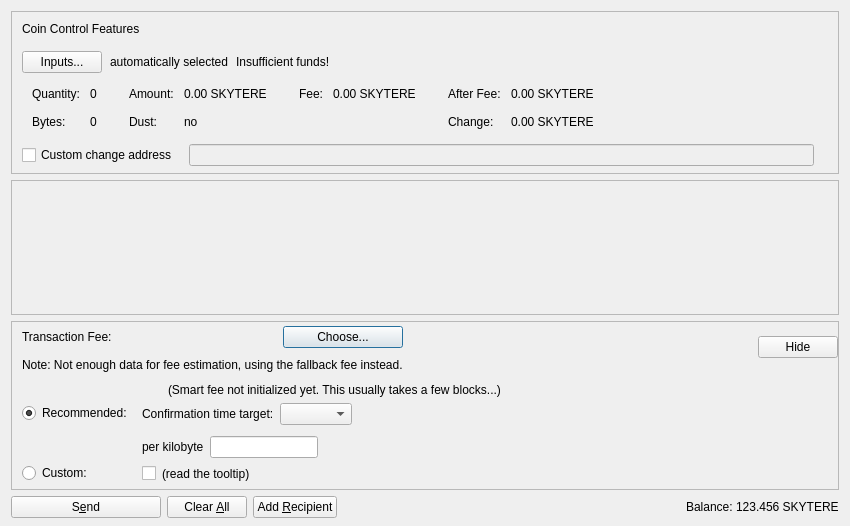
<?xml version="1.0" encoding="UTF-8"?>
<ui version="4.0">
 <class>SendCoinsDialog</class>
 <widget class="QDialog" name="SendCoinsDialog">
  <property name="geometry">
   <rect>
    <x>0</x>
    <y>0</y>
    <width>850</width>
    <height>526</height>
   </rect>
  </property>
  <property name="windowTitle">
   <string>Send Coins</string>
  </property>
  <layout class="QVBoxLayout" name="verticalLayout" stretch="0,1,0,0">
   <property name="bottomMargin">
    <number>8</number>
   </property>
   <item>
    <widget class="QFrame" name="frameCoinControl">
     <property name="sizePolicy">
      <sizepolicy hsizetype="Expanding" vsizetype="Expanding">
       <horstretch>0</horstretch>
       <verstretch>0</verstretch>
      </sizepolicy>
     </property>
     <property name="maximumSize">
      <size>
       <width>16777215</width>
       <height>16777215</height>
      </size>
     </property>
     <property name="frameShape">
      <enum>QFrame::StyledPanel</enum>
     </property>
     <property name="frameShadow">
      <enum>QFrame::Sunken</enum>
     </property>
     <layout class="QVBoxLayout" name="verticalLayoutCoinControl2">
      <property name="spacing">
       <number>0</number>
      </property>
      <property name="leftMargin">
       <number>0</number>
      </property>
      <property name="topMargin">
       <number>0</number>
      </property>
      <property name="rightMargin">
       <number>0</number>
      </property>
      <property name="bottomMargin">
       <number>6</number>
      </property>
      <item>
       <layout class="QVBoxLayout" name="verticalLayoutCoinControl" stretch="0,0,0,0,1">
        <property name="spacing">
         <number>0</number>
        </property>
        <property name="leftMargin">
         <number>10</number>
        </property>
        <property name="topMargin">
         <number>10</number>
        </property>
        <item>
         <layout class="QHBoxLayout" name="horizontalLayoutCoinControl1">
          <property name="bottomMargin">
           <number>15</number>
          </property>
          <item>
           <widget class="QLabel" name="labelCoinControlFeatures">
            <property name="sizePolicy">
             <sizepolicy hsizetype="Preferred" vsizetype="Maximum">
              <horstretch>0</horstretch>
              <verstretch>0</verstretch>
             </sizepolicy>
            </property>
            <property name="text">
             <string>Coin Control Features</string>
            </property>
           </widget>
          </item>
         </layout>
        </item>
        <item>
         <layout class="QHBoxLayout" name="horizontalLayoutCoinControl2" stretch="0,0,0,0">
          <property name="spacing">
           <number>8</number>
          </property>
          <property name="bottomMargin">
           <number>10</number>
          </property>
          <item>
           <widget class="QPushButton" name="pushButtonCoinControl">
            <property name="styleSheet">
             <string notr="true"/>
            </property>
            <property name="text">
             <string>Inputs...</string>
            </property>
            <property name="autoDefault">
             <bool>false</bool>
            </property>
           </widget>
          </item>
          <item>
           <widget class="QLabel" name="labelCoinControlAutomaticallySelected">
            <property name="text">
             <string>automatically selected</string>
            </property>
            <property name="margin">
             <number>5</number>
            </property>
           </widget>
          </item>
          <item>
           <widget class="QLabel" name="labelCoinControlInsuffFunds">
            <property name="text">
             <string>Insufficient funds!</string>
            </property>
            <property name="margin">
             <number>5</number>
            </property>
           </widget>
          </item>
          <item>
           <spacer name="horizontalSpacerCoinControl">
            <property name="orientation">
             <enum>Qt::Horizontal</enum>
            </property>
            <property name="sizeHint" stdset="0">
             <size>
              <width>40</width>
              <height>1</height>
             </size>
            </property>
           </spacer>
          </item>
         </layout>
        </item>
        <item>
         <widget class="QWidget" name="widgetCoinControl" native="true">
          <property name="sizePolicy">
           <sizepolicy hsizetype="Preferred" vsizetype="Preferred">
            <horstretch>0</horstretch>
            <verstretch>0</verstretch>
           </sizepolicy>
          </property>
          <property name="minimumSize">
           <size>
            <width>0</width>
            <height>0</height>
           </size>
          </property>
          <property name="styleSheet">
           <string notr="true"/>
          </property>
          <layout class="QHBoxLayout" name="horizontalLayoutCoinControl5">
           <property name="leftMargin">
            <number>0</number>
           </property>
           <property name="topMargin">
            <number>0</number>
           </property>
           <property name="rightMargin">
            <number>0</number>
           </property>
           <property name="bottomMargin">
            <number>0</number>
           </property>
           <item>
            <layout class="QHBoxLayout" name="horizontalLayoutCoinControl3" stretch="0,0,0,1">
             <property name="spacing">
              <number>20</number>
             </property>
             <property name="topMargin">
              <number>0</number>
             </property>
             <property name="bottomMargin">
              <number>10</number>
             </property>
             <item>
              <layout class="QFormLayout" name="formLayoutCoinControl1">
               <property name="horizontalSpacing">
                <number>10</number>
               </property>
               <property name="verticalSpacing">
                <number>14</number>
               </property>
               <property name="leftMargin">
                <number>10</number>
               </property>
               <property name="topMargin">
                <number>4</number>
               </property>
               <property name="rightMargin">
                <number>6</number>
               </property>
               <item row="0" column="0">
                <widget class="QLabel" name="labelCoinControlQuantityText">
                 <property name="text">
                  <string>Quantity:</string>
                 </property>
                 <property name="margin">
                  <number>0</number>
                 </property>
                </widget>
               </item>
               <item row="0" column="1">
                <widget class="QLabel" name="labelCoinControlQuantity">
                 <property name="cursor">
                  <cursorShape>IBeamCursor</cursorShape>
                 </property>
                 <property name="contextMenuPolicy">
                  <enum>Qt::ActionsContextMenu</enum>
                 </property>
                 <property name="text">
                  <string notr="true">0</string>
                 </property>
                 <property name="margin">
                  <number>0</number>
                 </property>
                 <property name="textInteractionFlags">
                  <set>Qt::LinksAccessibleByMouse|Qt::TextSelectableByKeyboard|Qt::TextSelectableByMouse</set>
                 </property>
                </widget>
               </item>
               <item row="1" column="0">
                <widget class="QLabel" name="labelCoinControlBytesText">
                 <property name="text">
                  <string>Bytes:</string>
                 </property>
                </widget>
               </item>
               <item row="1" column="1">
                <widget class="QLabel" name="labelCoinControlBytes">
                 <property name="cursor">
                  <cursorShape>IBeamCursor</cursorShape>
                 </property>
                 <property name="contextMenuPolicy">
                  <enum>Qt::ActionsContextMenu</enum>
                 </property>
                 <property name="text">
                  <string notr="true">0</string>
                 </property>
                 <property name="textInteractionFlags">
                  <set>Qt::LinksAccessibleByMouse|Qt::TextSelectableByKeyboard|Qt::TextSelectableByMouse</set>
                 </property>
                </widget>
               </item>
              </layout>
             </item>
             <item>
              <layout class="QFormLayout" name="formLayoutCoinControl2">
               <property name="horizontalSpacing">
                <number>10</number>
               </property>
               <property name="verticalSpacing">
                <number>14</number>
               </property>
               <property name="leftMargin">
                <number>6</number>
               </property>
               <property name="topMargin">
                <number>4</number>
               </property>
               <property name="rightMargin">
                <number>6</number>
               </property>
               <item row="0" column="0">
                <widget class="QLabel" name="labelCoinControlAmountText">
                 <property name="text">
                  <string>Amount:</string>
                 </property>
                 <property name="margin">
                  <number>0</number>
                 </property>
                </widget>
               </item>
               <item row="0" column="1">
                <widget class="QLabel" name="labelCoinControlAmount">
                 <property name="cursor">
                  <cursorShape>IBeamCursor</cursorShape>
                 </property>
                 <property name="contextMenuPolicy">
                  <enum>Qt::ActionsContextMenu</enum>
                 </property>
                 <property name="text">
                  <string notr="true">0.00 SKYTERE</string>
                 </property>
                 <property name="textInteractionFlags">
                  <set>Qt::LinksAccessibleByMouse|Qt::TextSelectableByKeyboard|Qt::TextSelectableByMouse</set>
                 </property>
                </widget>
               </item>
               <item row="1" column="0">
                <widget class="QLabel" name="labelCoinControlLowOutputText">
                 <property name="text">
                  <string>Dust:</string>
                 </property>
                </widget>
               </item>
               <item row="1" column="1">
                <widget class="QLabel" name="labelCoinControlLowOutput">
                 <property name="cursor">
                  <cursorShape>IBeamCursor</cursorShape>
                 </property>
                 <property name="contextMenuPolicy">
                  <enum>Qt::ActionsContextMenu</enum>
                 </property>
                 <property name="text">
                  <string notr="true">no</string>
                 </property>
                 <property name="textInteractionFlags">
                  <set>Qt::LinksAccessibleByMouse|Qt::TextSelectableByKeyboard|Qt::TextSelectableByMouse</set>
                 </property>
                </widget>
               </item>
              </layout>
             </item>
             <item>
              <layout class="QFormLayout" name="formLayoutCoinControl3">
               <property name="horizontalSpacing">
                <number>10</number>
               </property>
               <property name="verticalSpacing">
                <number>14</number>
               </property>
               <property name="leftMargin">
                <number>6</number>
               </property>
               <property name="topMargin">
                <number>4</number>
               </property>
               <property name="rightMargin">
                <number>6</number>
               </property>
               <item row="0" column="0">
                <widget class="QLabel" name="labelCoinControlFeeText">
                 <property name="text">
                  <string>Fee:</string>
                 </property>
                 <property name="margin">
                  <number>0</number>
                 </property>
                </widget>
               </item>
               <item row="0" column="1">
                <widget class="QLabel" name="labelCoinControlFee">
                 <property name="cursor">
                  <cursorShape>IBeamCursor</cursorShape>
                 </property>
                 <property name="contextMenuPolicy">
                  <enum>Qt::ActionsContextMenu</enum>
                 </property>
                 <property name="text">
                  <string notr="true">0.00 SKYTERE</string>
                 </property>
                 <property name="textInteractionFlags">
                  <set>Qt::LinksAccessibleByMouse|Qt::TextSelectableByKeyboard|Qt::TextSelectableByMouse</set>
                 </property>
                </widget>
               </item>
              </layout>
             </item>
             <item>
              <layout class="QFormLayout" name="formLayoutCoinControl4">
               <property name="horizontalSpacing">
                <number>10</number>
               </property>
               <property name="verticalSpacing">
                <number>14</number>
               </property>
               <property name="leftMargin">
                <number>6</number>
               </property>
               <property name="topMargin">
                <number>4</number>
               </property>
               <property name="rightMargin">
                <number>6</number>
               </property>
               <item row="0" column="0">
                <widget class="QLabel" name="labelCoinControlAfterFeeText">
                 <property name="text">
                  <string>After Fee:</string>
                 </property>
                 <property name="margin">
                  <number>0</number>
                 </property>
                </widget>
               </item>
               <item row="0" column="1">
                <widget class="QLabel" name="labelCoinControlAfterFee">
                 <property name="cursor">
                  <cursorShape>IBeamCursor</cursorShape>
                 </property>
                 <property name="contextMenuPolicy">
                  <enum>Qt::ActionsContextMenu</enum>
                 </property>
                 <property name="text">
                  <string notr="true">0.00 SKYTERE</string>
                 </property>
                 <property name="textInteractionFlags">
                  <set>Qt::LinksAccessibleByMouse|Qt::TextSelectableByKeyboard|Qt::TextSelectableByMouse</set>
                 </property>
                </widget>
               </item>
               <item row="1" column="0">
                <widget class="QLabel" name="labelCoinControlChangeText">
                 <property name="text">
                  <string>Change:</string>
                 </property>
                </widget>
               </item>
               <item row="1" column="1">
                <widget class="QLabel" name="labelCoinControlChange">
                 <property name="cursor">
                  <cursorShape>IBeamCursor</cursorShape>
                 </property>
                 <property name="contextMenuPolicy">
                  <enum>Qt::ActionsContextMenu</enum>
                 </property>
                 <property name="text">
                  <string notr="true">0.00 SKYTERE</string>
                 </property>
                 <property name="textInteractionFlags">
                  <set>Qt::LinksAccessibleByMouse|Qt::TextSelectableByKeyboard|Qt::TextSelectableByMouse</set>
                 </property>
                </widget>
               </item>
              </layout>
             </item>
            </layout>
           </item>
          </layout>
         </widget>
        </item>
        <item>
         <layout class="QHBoxLayout" name="horizontalLayoutCoinControl4" stretch="0,0,0">
          <property name="spacing">
           <number>12</number>
          </property>
          <property name="sizeConstraint">
           <enum>QLayout::SetDefaultConstraint</enum>
          </property>
          <property name="topMargin">
           <number>5</number>
          </property>
          <property name="rightMargin">
           <number>5</number>
          </property>
          <item>
           <widget class="QCheckBox" name="checkBoxCoinControlChange">
            <property name="toolTip">
             <string>If this is activated, but the change address is empty or invalid, change will be sent to a newly generated address.</string>
            </property>
            <property name="text">
             <string>Custom change address</string>
            </property>
           </widget>
          </item>
          <item>
           <widget class="QValidatedLineEdit" name="lineEditCoinControlChange">
            <property name="enabled">
             <bool>false</bool>
            </property>
            <property name="sizePolicy">
             <sizepolicy hsizetype="Expanding" vsizetype="Fixed">
              <horstretch>0</horstretch>
              <verstretch>0</verstretch>
             </sizepolicy>
            </property>
           </widget>
          </item>
          <item>
           <widget class="QLabel" name="labelCoinControlChangeLabel">
            <property name="sizePolicy">
             <sizepolicy hsizetype="Preferred" vsizetype="Expanding">
              <horstretch>0</horstretch>
              <verstretch>0</verstretch>
             </sizepolicy>
            </property>
            <property name="minimumSize">
             <size>
              <width>0</width>
              <height>0</height>
             </size>
            </property>
            <property name="text">
             <string/>
            </property>
            <property name="margin">
             <number>3</number>
            </property>
           </widget>
          </item>
         </layout>
        </item>
        <item>
         <spacer name="verticalSpacerCoinControl">
          <property name="orientation">
           <enum>Qt::Vertical</enum>
          </property>
          <property name="sizeHint" stdset="0">
           <size>
            <width>800</width>
            <height>1</height>
           </size>
          </property>
         </spacer>
        </item>
       </layout>
      </item>
     </layout>
    </widget>
   </item>
   <item>
    <widget class="QScrollArea" name="scrollArea">
     <property name="widgetResizable">
      <bool>true</bool>
     </property>
     <widget class="QWidget" name="scrollAreaWidgetContents">
      <property name="geometry">
       <rect>
        <x>0</x>
        <y>0</y>
        <width>830</width>
        <height>104</height>
       </rect>
      </property>
      <layout class="QVBoxLayout" name="verticalLayout_2" stretch="0,1">
       <property name="leftMargin">
        <number>0</number>
       </property>
       <property name="topMargin">
        <number>0</number>
       </property>
       <property name="rightMargin">
        <number>0</number>
       </property>
       <property name="bottomMargin">
        <number>0</number>
       </property>
       <item>
        <layout class="QVBoxLayout" name="entries">
         <property name="spacing">
          <number>6</number>
         </property>
        </layout>
       </item>
       <item>
        <spacer name="verticalSpacer">
         <property name="orientation">
          <enum>Qt::Vertical</enum>
         </property>
         <property name="sizeHint" stdset="0">
          <size>
           <width>20</width>
           <height>40</height>
          </size>
         </property>
        </spacer>
       </item>
      </layout>
     </widget>
    </widget>
   </item>
   <item>
    <widget class="QFrame" name="frameFee">
     <property name="sizePolicy">
      <sizepolicy hsizetype="Expanding" vsizetype="Expanding">
       <horstretch>0</horstretch>
       <verstretch>0</verstretch>
      </sizepolicy>
     </property>
     <property name="maximumSize">
      <size>
       <width>16777215</width>
       <height>16777215</height>
      </size>
     </property>
     <property name="frameShape">
      <enum>QFrame::StyledPanel</enum>
     </property>
     <property name="frameShadow">
      <enum>QFrame::Sunken</enum>
     </property>
     <layout class="QVBoxLayout" name="verticalLayoutFee1">
      <property name="spacing">
       <number>0</number>
      </property>
      <property name="leftMargin">
       <number>0</number>
      </property>
      <property name="topMargin">
       <number>0</number>
      </property>
      <property name="rightMargin">
       <number>0</number>
      </property>
      <property name="bottomMargin">
       <number>0</number>
      </property>
      <item>
       <layout class="QVBoxLayout" name="verticalLayoutFee2" stretch="0,0,0">
        <property name="spacing">
         <number>0</number>
        </property>
        <property name="leftMargin">
         <number>10</number>
        </property>
        <property name="topMargin">
         <number>0</number>
        </property>
        <item>
         <layout class="QHBoxLayout" name="horizontalLayoutFee1">
          <property name="bottomMargin">
           <number>0</number>
          </property>
          <item>
           <layout class="QVBoxLayout" name="verticalLayoutFee7">
            <property name="spacing">
             <number>0</number>
            </property>
            <item>
             <spacer name="verticalSpacerSmartFee">
              <property name="orientation">
               <enum>Qt::Vertical</enum>
              </property>
              <property name="sizeType">
               <enum>QSizePolicy::Fixed</enum>
              </property>
              <property name="sizeHint" stdset="0">
               <size>
                <width>1</width>
                <height>4</height>
               </size>
              </property>
             </spacer>
            </item>
            <item>
             <layout class="QHBoxLayout" name="horizontalLayoutSmartFee">
              <property name="spacing">
               <number>10</number>
              </property>
              <item>
               <widget class="QLabel" name="labelFeeHeadline">
                <property name="sizePolicy">
                 <sizepolicy hsizetype="Preferred" vsizetype="Maximum">
                  <horstretch>0</horstretch>
                  <verstretch>0</verstretch>
                 </sizepolicy>
                </property>
                <property name="text">
                 <string>Transaction Fee:</string>
                </property>
               </widget>
              </item>
              <item>
               <widget class="QLabel" name="labelFeeMinimized">
                <property name="text">
                 <string/>
                </property>
               </widget>
              </item>
              <item>
               <widget class="QPushButton" name="buttonChooseFee">
                <property name="text">
                 <string>Choose...</string>
                </property>
               </widget>
              </item>
             </layout>
            </item>
            <item>
             <spacer name="verticalSpacer_7">
              <property name="orientation">
               <enum>Qt::Vertical</enum>
              </property>
              <property name="sizeHint" stdset="0">
               <size>
                <width>1</width>
                <height>10</height>
               </size>
              </property>
             </spacer>
            </item>
            <item>
             <widget class="QLabel" name="fallbackFeeWarningLabel">
              <property name="toolTip">
               <string>Using the fallbackfee can result in sending a transaction that will take several hours or days (or never) to confirm. Consider choosing your fee manually or wait until you have validated the complete chain.</string>
              </property>
              <property name="text">
               <string>Note: Not enough data for fee estimation, using the fallback fee instead.</string>
              </property>
              <property name="wordWrap">
               <bool>false</bool>
              </property>
             </widget>
            </item>
            <item>
             <spacer name="verticalSpacer_5">
              <property name="orientation">
               <enum>Qt::Vertical</enum>
              </property>
              <property name="sizeHint" stdset="0">
               <size>
                <width>1</width>
                <height>1</height>
               </size>
              </property>
             </spacer>
            </item>
           </layout>
          </item>
          <item>
           <spacer name="horizontalSpacer_4">
            <property name="orientation">
             <enum>Qt::Horizontal</enum>
            </property>
            <property name="sizeHint" stdset="0">
             <size>
              <width>1</width>
              <height>1</height>
             </size>
            </property>
           </spacer>
          </item>
          <item>
           <widget class="QPushButton" name="buttonMinimizeFee">
            <property name="toolTip">
             <string>collapse fee-settings</string>
            </property>
            <property name="text">
             <string>Hide</string>
            </property>
           </widget>
          </item>
         </layout>
        </item>
        <item>
         <widget class="QFrame" name="frameFeeSelection">
          <layout class="QVBoxLayout" name="verticalLayoutFee12">
           <property name="spacing">
            <number>0</number>
           </property>
           <property name="leftMargin">
            <number>0</number>
           </property>
           <property name="topMargin">
            <number>0</number>
           </property>
           <property name="rightMargin">
            <number>0</number>
           </property>
           <property name="bottomMargin">
            <number>0</number>
           </property>
           <item>
            <layout class="QGridLayout" name="gridLayoutFee">
             <property name="topMargin">
              <number>10</number>
             </property>
             <property name="bottomMargin">
              <number>4</number>
             </property>
             <property name="horizontalSpacing">
              <number>10</number>
             </property>
             <property name="verticalSpacing">
              <number>4</number>
             </property>
             <item row="1" column="1">
              <layout class="QVBoxLayout" name="verticalLayoutFee8">
               <property name="spacing">
                <number>6</number>
               </property>
               <property name="topMargin">
                <number>3</number>
               </property>
               <item>
                <layout class="QHBoxLayout" name="horizontalLayoutFee13" stretch="0,0,1">
                 <item>
                  <widget class="QLabel" name="labelCustomPerKilobyte">
                   <property name="toolTip">
                    <string>If the custom fee is set to 1000 ruffs and the transaction is only 250 bytes, then &quot;per kilobyte&quot; only pays 250 ruffs in fee,&lt;br /&gt;while &quot;at least&quot; pays 1000 ruffs. For transactions bigger than a kilobyte both pay by kilobyte.</string>
                   </property>
                   <property name="text">
                    <string>per kilobyte</string>
                   </property>
                  </widget>
                 </item>
                 <item>
                  <widget class="BitcoinAmountField" name="customFee"/>
                 </item>
                 <item>
                  <spacer name="horizontalSpacer_6">
                   <property name="orientation">
                    <enum>Qt::Horizontal</enum>
                   </property>
                   <property name="sizeHint" stdset="0">
                    <size>
                     <width>1</width>
                     <height>1</height>
                    </size>
                   </property>
                  </spacer>
                 </item>
                </layout>
               </item>
               <item>
                <layout class="QHBoxLayout" name="horizontalLayoutFee8">
                 <item>
                  <widget class="QCheckBox" name="checkBoxMinimumFee">
                   <property name="toolTip">
                    <string>Paying only the minimum fee is just fine as long as there is less transaction volume than space in the blocks.&lt;br /&gt;But be aware that this can end up in a never confirming transaction once there is more demand for skytere transactions than the network can process.</string>
                   </property>
                   <property name="text">
                    <string/>
                   </property>
                  </widget>
                 </item>
                 <item>
                  <widget class="QLabel" name="labelMinFeeWarning">
                   <property name="enabled">
                    <bool>true</bool>
                   </property>
                   <property name="toolTip">
                    <string>Paying only the minimum fee is just fine as long as there is less transaction volume than space in the blocks.&lt;br /&gt;But be aware that this can end up in a never confirming transaction once there is more demand for skytere transactions than the network can process.</string>
                   </property>
                   <property name="text">
                    <string>(read the tooltip)</string>
                   </property>
                   <property name="margin">
                    <number>5</number>
                   </property>
                  </widget>
                 </item>
                 <item>
                  <spacer name="horizontalSpacer_2">
                   <property name="orientation">
                    <enum>Qt::Horizontal</enum>
                   </property>
                   <property name="sizeHint" stdset="0">
                    <size>
                     <width>1</width>
                     <height>1</height>
                    </size>
                   </property>
                  </spacer>
                 </item>
                </layout>
               </item>
              </layout>
             </item>
             <item row="0" column="0">
              <layout class="QVBoxLayout" name="verticalLayoutFee4" stretch="0,1">
               <property name="topMargin">
                <number>20</number>
               </property>
               <property name="bottomMargin">
                <number>3</number>
               </property>
               <item>
                <widget class="QRadioButton" name="radioSmartFee">
                 <property name="text">
                  <string>Recommended:</string>
                 </property>
                 <property name="checked">
                  <bool>true</bool>
                 </property>
                 <attribute name="buttonGroup">
                  <string notr="true">groupFee</string>
                 </attribute>
                </widget>
               </item>
               <item>
                <spacer name="verticalSpacer_2">
                 <property name="orientation">
                  <enum>Qt::Vertical</enum>
                 </property>
                 <property name="sizeHint" stdset="0">
                  <size>
                   <width>1</width>
                   <height>1</height>
                  </size>
                 </property>
                </spacer>
               </item>
              </layout>
             </item>
             <item row="1" column="0">
              <layout class="QVBoxLayout" name="verticalLayoutFee9" stretch="0,1">
               <property name="topMargin">
                <number>30</number>
               </property>
               <item>
                <widget class="QRadioButton" name="radioCustomFee">
                 <property name="text">
                  <string>Custom:</string>
                 </property>
                 <attribute name="buttonGroup">
                  <string notr="true">groupFee</string>
                 </attribute>
                </widget>
               </item>
               <item>
                <spacer name="verticalSpacer_6">
                 <property name="orientation">
                  <enum>Qt::Vertical</enum>
                 </property>
                 <property name="sizeHint" stdset="0">
                  <size>
                   <width>1</width>
                   <height>1</height>
                  </size>
                 </property>
                </spacer>
               </item>
              </layout>
             </item>
             <item row="0" column="1">
              <layout class="QVBoxLayout" name="verticalLayoutFee3" stretch="0,0,1">
               <property name="spacing">
                <number>6</number>
               </property>
               <property name="topMargin">
                <number>0</number>
               </property>
               <property name="bottomMargin">
                <number>3</number>
               </property>
               <item>
                <layout class="QHBoxLayout" name="horizontalLayoutFee12">
                 <item>
                  <widget class="QLabel" name="labelSmartFee">
                   <property name="text">
                    <string/>
                   </property>
                   <property name="margin">
                    <number>2</number>
                   </property>
                  </widget>
                 </item>
                 <item>
                  <widget class="QLabel" name="labelFeeEstimation">
                   <property name="text">
                    <string/>
                   </property>
                  </widget>
                 </item>
                 <item>
                  <widget class="QLabel" name="labelSmartFee2">
                   <property name="text">
                    <string>(Smart fee not initialized yet. This usually takes a few blocks...)</string>
                   </property>
                   <property name="margin">
                    <number>2</number>
                   </property>
                  </widget>
                 </item>
                 <item>
                  <spacer name="horizontalSpacer_5">
                   <property name="orientation">
                    <enum>Qt::Horizontal</enum>
                   </property>
                   <property name="sizeHint" stdset="0">
                    <size>
                     <width>1</width>
                     <height>1</height>
                    </size>
                   </property>
                  </spacer>
                 </item>
                </layout>
               </item>
               <item>
                <layout class="QHBoxLayout" name="horizontalLayoutFee9">
                 <item>
                  <layout class="QVBoxLayout" name="verticalLayoutFee6">
                   <item>
                    <widget class="QLabel" name="labelSmartFee3">
                     <property name="text">
                      <string>Confirmation time target:</string>
                     </property>
                     <property name="margin">
                      <number>2</number>
                     </property>
                    </widget>
                   </item>
                  </layout>
                 </item>
                 <item>
                  <layout class="QVBoxLayout" name="verticalLayoutFee5">
                   <property name="rightMargin">
                    <number>30</number>
                   </property>
                   <item>
                    <layout class="QHBoxLayout" name="horizontalLayoutConfTarget">
                     <property name="bottomMargin">
                      <number>0</number>
                     </property>
                     <item>
                      <widget class="QComboBox" name="confTargetSelector"/>
                     </item>
                     <item>
                      <spacer name="horizontalSpacerConfTarget">
                       <property name="orientation">
                        <enum>Qt::Horizontal</enum>
                       </property>
                       <property name="sizeHint" stdset="0">
                        <size>
                         <width>40</width>
                         <height>20</height>
                        </size>
                       </property>
                      </spacer>
                     </item>
                    </layout>
                   </item>
                  </layout>
                 </item>
                </layout>
               </item>
               <item>
                <spacer name="verticalSpacer_4">
                 <property name="orientation">
                  <enum>Qt::Vertical</enum>
                 </property>
                 <property name="sizeHint" stdset="0">
                  <size>
                   <width>1</width>
                   <height>1</height>
                  </size>
                 </property>
                </spacer>
               </item>
              </layout>
             </item>
            </layout>
           </item>
          </layout>
         </widget>
        </item>
        <item>
         <spacer name="verticalSpacerFee">
          <property name="orientation">
           <enum>Qt::Vertical</enum>
          </property>
          <property name="sizeHint" stdset="0">
           <size>
            <width>800</width>
            <height>1</height>
           </size>
          </property>
         </spacer>
        </item>
       </layout>
      </item>
     </layout>
    </widget>
   </item>
   <item>
    <layout class="QHBoxLayout" name="horizontalLayout">
     <item>
      <widget class="QPushButton" name="sendButton">
       <property name="minimumSize">
        <size>
         <width>150</width>
         <height>0</height>
        </size>
       </property>
       <property name="toolTip">
        <string>Confirm the send action</string>
       </property>
       <property name="text">
        <string>S&amp;end</string>
       </property>
       <property name="autoDefault">
        <bool>false</bool>
       </property>
       <property name="default">
        <bool>false</bool>
       </property>
      </widget>
     </item>
     <item>
      <widget class="QPushButton" name="clearButton">
       <property name="sizePolicy">
        <sizepolicy hsizetype="Minimum" vsizetype="Fixed">
         <horstretch>0</horstretch>
         <verstretch>0</verstretch>
        </sizepolicy>
       </property>
       <property name="toolTip">
        <string>Clear all fields of the form.</string>
       </property>
       <property name="text">
        <string>Clear &amp;All</string>
       </property>
       <property name="autoDefault">
        <bool>false</bool>
       </property>
      </widget>
     </item>
     <item>
      <widget class="QPushButton" name="addButton">
       <property name="toolTip">
        <string>Send to multiple recipients at once</string>
       </property>
       <property name="text">
        <string>Add &amp;Recipient</string>
       </property>
       <property name="autoDefault">
        <bool>false</bool>
       </property>
      </widget>
     </item>
     <item>
      <spacer name="horizontalSpacer">
       <property name="orientation">
        <enum>Qt::Horizontal</enum>
       </property>
       <property name="sizeHint" stdset="0">
        <size>
         <width>40</width>
         <height>20</height>
        </size>
       </property>
      </spacer>
     </item>
     <item>
      <layout class="QHBoxLayout" name="horizontalLayout_2">
       <property name="spacing">
        <number>3</number>
       </property>
       <item>
        <widget class="QLabel" name="labelBalanceText">
         <property name="text">
          <string>Balance:</string>
         </property>
        </widget>
       </item>
       <item>
        <widget class="QLabel" name="labelBalance">
         <property name="sizePolicy">
          <sizepolicy hsizetype="Preferred" vsizetype="Preferred">
           <horstretch>0</horstretch>
           <verstretch>0</verstretch>
          </sizepolicy>
         </property>
         <property name="cursor">
          <cursorShape>IBeamCursor</cursorShape>
         </property>
         <property name="text">
          <string notr="true">123.456 SKYTERE</string>
         </property>
         <property name="textInteractionFlags">
          <set>Qt::LinksAccessibleByMouse|Qt::TextSelectableByKeyboard|Qt::TextSelectableByMouse</set>
         </property>
        </widget>
       </item>
      </layout>
     </item>
    </layout>
   </item>
  </layout>
 </widget>
 <customwidgets>
  <customwidget>
   <class>QValidatedLineEdit</class>
   <extends>QLineEdit</extends>
   <header>qt/qvalidatedlineedit.h</header>
  </customwidget>
  <customwidget>
   <class>BitcoinAmountField</class>
   <extends>QLineEdit</extends>
   <header>qt/bitcoinamountfield.h</header>
   <container>1</container>
  </customwidget>
 </customwidgets>
 <resources>
  <include location="../skytere.qrc"/>
 </resources>
 <connections/>
 <buttongroups>
  <buttongroup name="groupFee"/>
 </buttongroups>
</ui>
